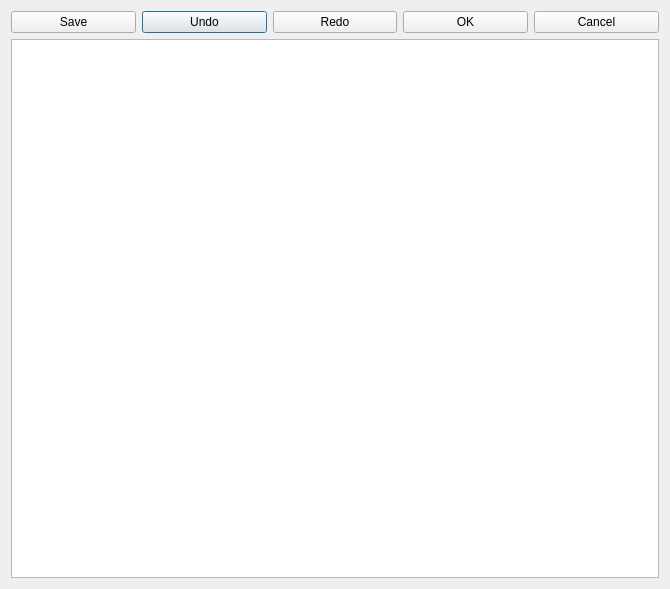
<?xml version="1.0" encoding="UTF-8"?>
<ui version="4.0">
 <class>EditFileDialog</class>
 <widget class="QDialog" name="EditFileDialog">
  <property name="geometry">
   <rect>
    <x>0</x>
    <y>0</y>
    <width>670</width>
    <height>589</height>
   </rect>
  </property>
  <property name="windowTitle">
   <string>Edit file</string>
  </property>
  <layout class="QGridLayout" name="gridLayout">
   <item row="0" column="1">
    <widget class="QPushButton" name="undo">
     <property name="text">
      <string>Undo</string>
     </property>
     <property name="icon">
      <iconset resource="../res/KAVIImages.qrc">
       <normaloff>:/images2/images2/undo.png</normaloff>:/images2/images2/undo.png</iconset>
     </property>
     <property name="shortcut">
      <string>Ctrl+Z</string>
     </property>
    </widget>
   </item>
   <item row="0" column="3">
    <widget class="QPushButton" name="ok">
     <property name="text">
      <string>OK</string>
     </property>
     <property name="icon">
      <iconset resource="../res/KAVIImages.qrc">
       <normaloff>:/images2/images2/validate.png</normaloff>:/images2/images2/validate.png</iconset>
     </property>
     <property name="shortcut">
      <string>Ctrl+Q</string>
     </property>
    </widget>
   </item>
   <item row="0" column="4">
    <widget class="QPushButton" name="cancel">
     <property name="text">
      <string>Cancel</string>
     </property>
     <property name="icon">
      <iconset resource="../res/KAVIImages.qrc">
       <normaloff>:/images2/images2/exit.png</normaloff>:/images2/images2/exit.png</iconset>
     </property>
     <property name="shortcut">
      <string>Ctrl+W</string>
     </property>
    </widget>
   </item>
   <item row="0" column="0">
    <widget class="QPushButton" name="save">
     <property name="text">
      <string>Save</string>
     </property>
     <property name="icon">
      <iconset resource="../res/KAVIImages.qrc">
       <normaloff>:/images2/images2/save.png</normaloff>:/images2/images2/save.png</iconset>
     </property>
     <property name="shortcut">
      <string>Ctrl+S</string>
     </property>
    </widget>
   </item>
   <item row="1" column="0" colspan="5">
    <widget class="QTextEdit" name="fileEdit"/>
   </item>
   <item row="0" column="2">
    <widget class="QPushButton" name="redo">
     <property name="text">
      <string>Redo</string>
     </property>
     <property name="icon">
      <iconset resource="../res/KAVIImages.qrc">
       <normaloff>:/images2/images2/redo.png</normaloff>:/images2/images2/redo.png</iconset>
     </property>
     <property name="shortcut">
      <string>Ctrl+Y</string>
     </property>
    </widget>
   </item>
  </layout>
 </widget>
 <resources>
  <include location="../res/KAVIImages.qrc"/>
 </resources>
 <connections/>
</ui>
